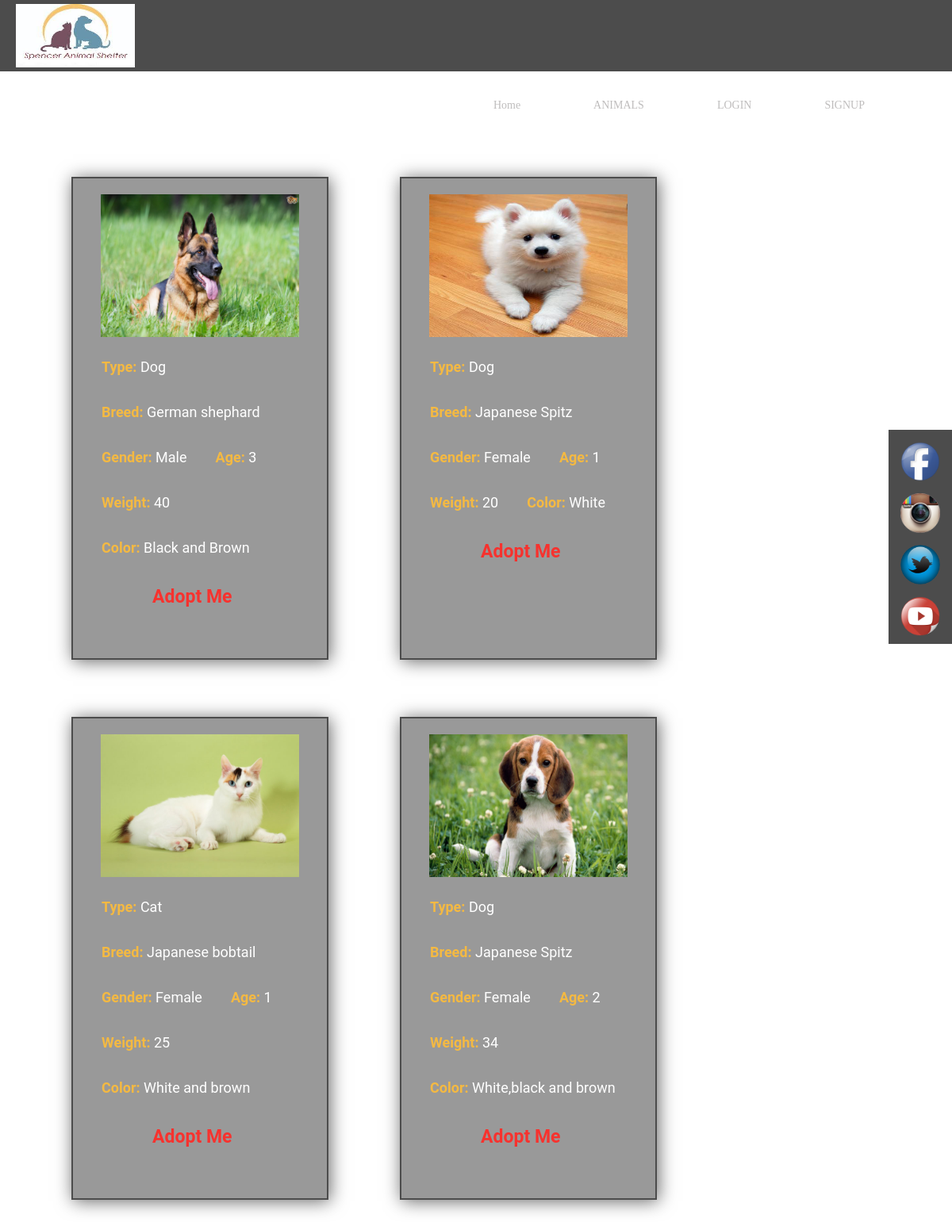
Page /animalhome.php on the committed database.
### tables this page shows
CREATE TABLE `animals_table` (
  `aid` int(11) NOT NULL,
  `Type` varchar(50) NOT NULL,
  `Animal_name` varchar(50) NOT NULL,
  `Breed` varchar(50) NOT NULL,
  `Gender` varchar(15) NOT NULL,
  `Age` int(30) NOT NULL,
  `Weight` int(20) NOT NULL,
  `Color` varchar(50) NOT NULL,
  `Entry_date` date NOT NULL,
  `Picture` varchar(100) NOT NULL
);

### animalhome.php (the view, shortened to what this page needs)
<!DOCTYPE html>
<html lang="en-us">
<head>
<link type="text/css"  rel="stylesheet" href="css/all.css">
</head>
<body class="bg">
  <div class="main">
	<div class="headuser">
		<div class="sub_headerone">
        <div class="logo">
             <img src="images/logo.jpg" alt="Spencer Animal Shelter logo" height="80" width="150" />
          </div>
        <div class="navbar">
           <ul type="none" >
              <li ><a href="index.php" >Home</a></li>
                 <li ><a href="animalhome.php" >ANIMALS</a></li>
                       <li ><a href="login.php" >LOGIN </a></li>
                          <li ><a href="signup.php" >SIGNUP </a></li>
      </ul>
    </div>
		</div>
    <div class="social">
        <div class="facebook">
        <a href="https://www.facebook.com" title="Facebookpage" target="_blank"><img src="images/Facebook.png" alt="fbIcon" height="50" width="50"/></a>
      </div>
      <div class="instagram">
          <a href="https://www.instagram.com"  title="Instagrampage" target="_blank"><img src="images/Instagram.png" alt="instagramIcon" height="50" width="50"/></a>
      </div>
      <div class="Twitter">
       <a href="https://www.twitter.com"  title="Twitterpage" target="_blank"><img src="images/Twitter.png" alt="twitterIcon" height="50" width="50"/></a>
      </div>
      <div class="youtube">
          <a href="https://www.youtube.com"  title="Youtubepage" target="_blank"><img src="images/Youtube.png" alt="InstagramIcon" height="50" width="50"/></a>
      </div>
    </div>
	</div>
 <div class="animals_box">
<?php
include 'connection.php';
$qry_sel = "SELECT * FROM animals_table";
$result = $conn->query($qry_sel);
if($result->num_rows > 0)
{
while($animal = $result->fetch_assoc())
{
echo "<div class='boxinside'>
		<img src='Animalimage/".$animal['Picture']."'
		 height='180' width='250' style='margin:5px 30px' />
		<p><b>Type: </b><span>".$animal['Type']."</span></p>
		<p ><b>Breed: </b> <span>".$animal['Breed']."</span></p>
		<p ><b>Gender: </b> ".$animal['Gender']."</p>
		<p ><b>Age: </b> ".$animal['Age']."</p>
		<p ><b>Weight: </b> ".$animal['Weight']."</p>
		<br/><p ><b>Color: </b> ".$animal['Color']."</p>";
		$aid=$animal['aid'];
		$qry_checkbooking="SELECT * From booking_table WHERE animalid='$aid'";
		$resultbook= $conn->query($qry_checkbooking);
		if($resultbook->num_rows==0)
		{
		echo	"<br><p id='adopt' style='font-size:20px;'><a href='login.php'>Adopt Me</a>
		</p>";
		}
		else
		{
			echo "<br><p><b style='font-size:23px; color:#f7322e;'>Already Adopted</b></p>";
		}
		echo "</div>";
}
}
else
{
echo "No data found";
}
?>
</div>
</div>
</body>
</html>

### css/all.css (style rules this page uses)
body { margin:0 auto; padding: 0; }
.bg { margin:0; background: url(../images/bf.jpg)no-repeat 0px 0px; font-family: 'Roboto', sans-serif; text-align:center; }
.sub_headerone { position: relative; top: 0; top: 0; background: rgba(0, 0, 0, 0.7); color: black; width:100%; height:90px; }
.navbar { width:1100px; float: right; }
.logo { height:80px; width:180px; float:left; margin:5px 5px; }
ul { list-style-type: none; margin-top:5px; float:right; margin-right: 5em; }
li { float: left; margin-left: 2em; }
li a { display: block; text-align: center; padding: 30px 30px; color:#bfbdbd; font-size:14px; text-decoration: none; font-family: Impact; }
.social { position: fixed; top: 35%; bottom:50%; right:0; background: rgba(0, 0, 0, 0.7); color: black; width: 80px; height:270px; }
.facebook { width: 50px; height: 50px; margin:15px 15px; }
.instagram { width: 50px; height: 50px; margin:15px 15px; }
.Twitter { width: 50px; height: 50px; margin:15px 15px; }
.youtube { width: 50px; height: 50px; margin:15px 15px; }
.boxinside { height:590px; width:320px; border:2px solid rgba(0, 0, 0, 0.5); padding-top:15px; margin:2em 0px 2em 5em ; float:left; font-size: 18px; font-family: 'Roboto', sans-serif; color:white; box-shadow: black 3px 3px 3px; background: rgba(0, 0, 0, 0.4); box-shadow: 2px 2px 21px rgba(0, 0, 0, 0.6); text-align: center; }
.animals_box { height: auto; width: 100%; text-align:center; float:left; }
.animals_box b { color:#f4b942; margin-left: 2em; }
.animals_box a { text-decoration: none; color:#f7322e; font-weight: bold; font-size:23px; }
.animals_box p { float:left; }
#adopt { margin-left: 5em; margin-bottom: 5em; }

### rows in the picture
animals_table: Picture (picture), Type "Dog", Breed "German shephard", Gender "Male", Age "3", Weight "40", Color "Black and Brown"
animals_table: Picture (picture), Type "Dog", Breed "Japanese Spitz", Gender "Female", Age "1", Weight "20", Color "White"
animals_table: Picture (picture), Type "Cat", Breed "Japanese bobtail", Gender "Female", Age "1", Weight "25", Color "White and brown"
animals_table: Picture (picture), Type "Dog", Breed "Japanese Spitz", Gender "Female", Age "2", Weight "34", Color "White,black and brown"
